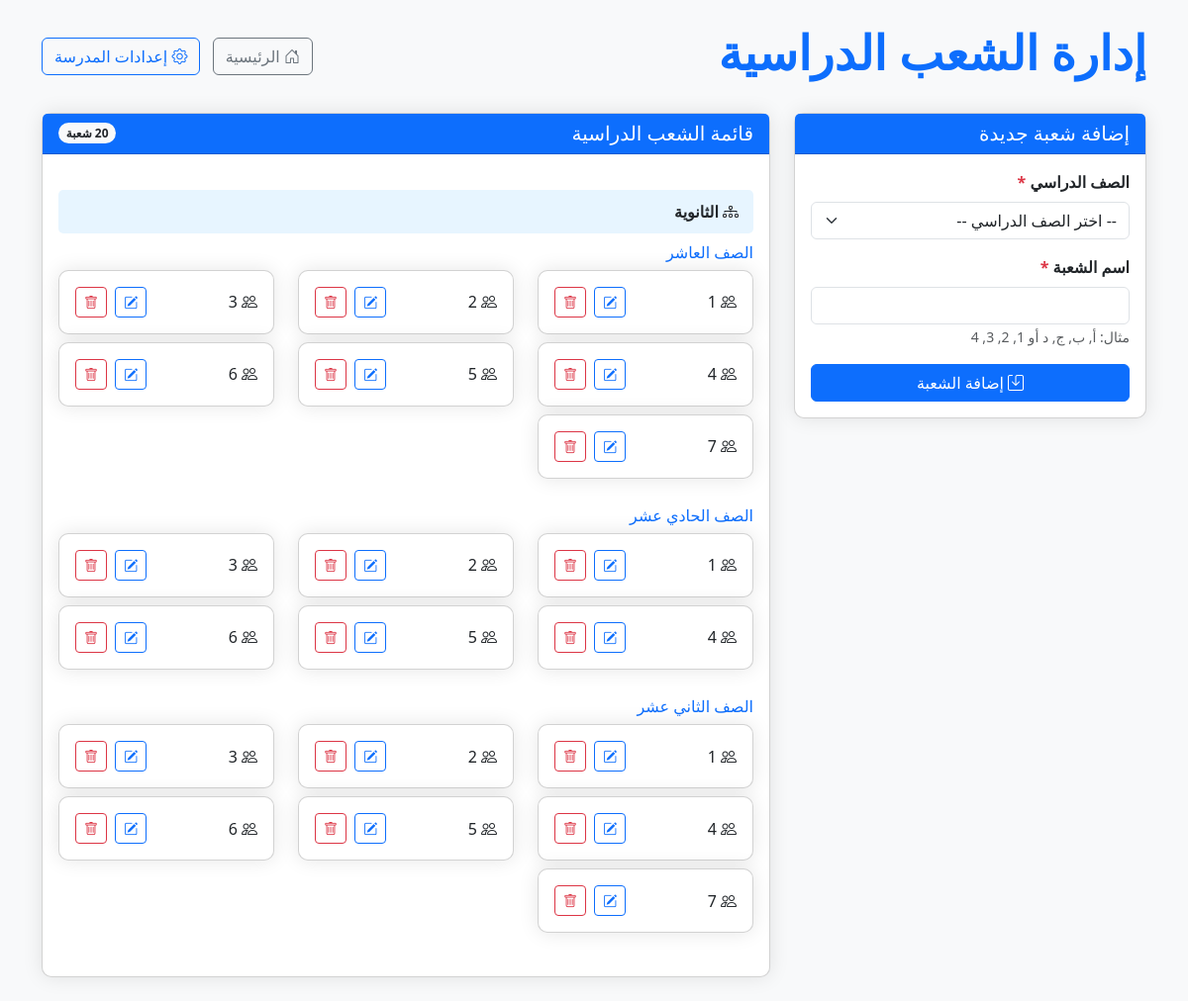
The page /sections_management.php (signed in) on the database its author committed.
### tables this page shows
CREATE TABLE `sections` (
  `id` int NOT NULL,
  `name` varchar(255) NOT NULL,
  `grade_id` int NOT NULL,
  `school_id` int NOT NULL,
  `created_at` timestamp NULL DEFAULT CURRENT_TIMESTAMP,
  `updated_at` timestamp NULL DEFAULT CURRENT_TIMESTAMP ON UPDATE CURRENT_TIMESTAMP
);

### includes/db_connection.php (called while the page is built, shortened)
<?php
$dsn = "mysql:host=" . DB_HOST . ";dbname=" . DB_NAME . ";charset=" . DB_CHARSET;
$options = [
    PDO::ATTR_ERRMODE            => PDO::ERRMODE_EXCEPTION,
    PDO::ATTR_DEFAULT_FETCH_MODE => PDO::FETCH_ASSOC,
    PDO::ATTR_EMULATE_PREPARES   => false,
];
try {
    $pdo = new PDO($dsn, DB_USER, DB_PASS, $options);
    $pdo->exec("SET NAMES utf8mb4");
    $pdo->exec("SET CHARACTER SET utf8mb4");
    $pdo->exec("SET collation_connection = utf8mb4_unicode_ci");
} catch (PDOException $e) {
    die("فشل الاتصال بقاعدة البيانات: " . $e->getMessage());
}
function query($sql, $params = []) {
    global $pdo;
    $stmt = $pdo->prepare($sql);
    $stmt->execute($params);
    return $stmt->fetchAll();
}
function query_row($sql, $params = []) {
    global $pdo;
    $stmt = $pdo->prepare($sql);
    $stmt->execute($params);
    return $stmt->fetch();
}

### sections_management.php (the view, shortened to what this page needs)
<?php
require_once 'includes/db_connection.php';
$school = query_row("SELECT id FROM schools LIMIT 1");
$school_id = $school['id'];
$section_id = 0;
$section_name = '';
$grade_name = '';
$sections = query("SELECT s.id, s.name, g.name AS grade_name, e.name AS level_name
                  FROM sections s
                  JOIN grades g ON s.grade_id = g.id
                  JOIN educational_levels e ON g.level_id = e.id
                  WHERE s.school_id = ?
                  ORDER BY e.id, g.id, s.name", [$school_id]);
?>
<!DOCTYPE html>
<html lang="ar" dir="rtl">
<head>
    <link rel="stylesheet" href="https://cdn.jsdelivr.net/npm/bootstrap@5.3.0/dist/css/bootstrap.rtl.min.css">
    <link rel="stylesheet" href="https://cdn.jsdelivr.net/npm/bootstrap-icons@1.10.0/font/bootstrap-icons.css">
</head>
<body>
    <div class="container py-4">
        <div class="d-flex justify-content-between align-items-center mb-4">
            <h1 class="display-5 fw-bold text-primary">إدارة الشعب الدراسية</h1>
            <div>
                <a href="index.php" class="btn btn-outline-secondary me-2">
                    <i class="bi bi-house-door"></i> الرئيسية
                </a>
                <a href="school_settings.php" class="btn btn-outline-primary">
                    <i class="bi bi-gear"></i> إعدادات المدرسة
                </a>
            </div>
        </div>
        <div class="row">
            <div class="col-md-4 mb-4">
                <div class="card">
                    <div class="card-header bg-primary text-white">
                        <h5 class="mb-0">
                            <?php echo $section_id > 0 ? 'تعديل الشعبة' : 'إضافة شعبة جديدة'; ?>
                        </h5>
                    </div>
                    <div class="card-body">
                        <form method="post">
                            <div class="mb-3">
                                <label for="grade_id" class="form-label">الصف الدراسي <span class="text-danger">*</span></label>
                                <select class="form-select" id="grade_id" name="grade_id" required>
                                    <option value="">-- اختر الصف الدراسي --</option>
                                </select>
                            </div>
                            <div class="mb-3">
                                <label for="section_name" class="form-label">اسم الشعبة <span class="text-danger">*</span></label>
                                <input type="text" class="form-control" id="section_name" name="section_name" value="<?php echo $section_name; ?>" required>
                                <small class="text-muted">مثال: أ, ب, ج, د أو 1, 2, 3, 4</small>
                            </div>
                            <div class="d-grid gap-2">
                                <button type="submit" class="btn btn-primary">
                                    <i class="bi bi-save"></i>
                                    <?php echo $section_id > 0 ? 'تحديث الشعبة' : 'إضافة الشعبة'; ?>
                                </button>
                            </div>
                        </form>
                    </div>
                </div>
            </div>
            <div class="col-md-8">
                <div class="card">
                    <div class="card-header bg-primary text-white d-flex justify-content-between align-items-center">
                        <h5 class="mb-0">قائمة الشعب الدراسية</h5>
                        <span class="badge bg-light text-dark rounded-pill"><?php echo count($sections); ?> شعبة</span>
                    </div>
                    <div class="card-body">
                        <?php if (empty($sections)): ?>
                            <div class="alert alert-info">
                                لا توجد شعب دراسية مسجلة. يرجى إضافة شعبة جديدة.
                            </div>
                        <?php else: ?>
                            <?php
                            $organized_sections = [];
                            $current_level = '';
                            $current_grade = '';
                            foreach ($sections as $section) {
                                if ($section['level_name'] != $current_level) {
                                    $current_level = $section['level_name'];
                                    $organized_sections[$current_level] = [];
                                }
                                if ($section['grade_name'] != $current_grade) {
                                    $current_grade = $section['grade_name'];
                                    $organized_sections[$current_level][$current_grade] = [];
                                }
                                $organized_sections[$current_level][$current_grade][] = $section;
                            }
                            foreach ($organized_sections as $level_name => $grades):
                            ?>
                                <div class="level-header">
                                    <i class="bi bi-diagram-3"></i> <?php echo $level_name; ?>
                                </div>
                                <?php foreach ($grades as $grade_name => $grade_sections): ?>
                                    <div class="section-group">
                                        <h6 class="text-primary mb-2"><?php echo $grade_name; ?></h6>
                                        <div class="row">
                                            <?php foreach ($grade_sections as $section): ?>
                                                <div class="col-md-4 mb-2">
                                                    <div class="card h-100">
                                                        <div class="card-body p-3 d-flex justify-content-between align-items-center">
                                                            <span><i class="bi bi-people"></i> <?php echo htmlspecialchars($section['name']); ?></span>
                                                            <div>
                                                                <a href="sections_management.php?edit_id=<?php echo $section['id']; ?>" class="btn btn-sm btn-outline-primary me-1">
                                                                    <i class="bi bi-pencil-square"></i>
                                                                </a>
                                                                <a href="#" onclick="confirmDelete(<?php echo $section['id']; ?>, '<?php echo htmlspecialchars($section['name']); ?>')" class="btn btn-sm btn-outline-danger">
                                                                    <i class="bi bi-trash"></i>
                                                                </a>
                                                            </div>
                                                        </div>
                                                    </div>
                                                </div>
                                            <?php endforeach; ?>
                                        </div>
                                    </div>
                                <?php endforeach; ?>
                            <?php endforeach; ?>
                        <?php endif; ?>
                    </div>
                </div>
            </div>
        </div>
    </div>
</body>
</html>

### sections_management.php (style rules this page uses)
body { background-color: #f8f9fa; }
.card { border-radius: 10px; box-shadow: 0 0 20px rgba(0, 0, 0, 0.1); }
.form-label { font-weight: 600; }
.level-header { background-color: #e7f5ff; padding: 10px 15px; border-radius: 5px; margin-top: 20px; margin-bottom: 10px; font-weight: bold; }
.section-group { margin-bottom: 20px; }

### rows shown on the page
sections: name "1"
sections: name "2"
sections: name "3"
sections: name "4"
sections: name "5"
sections: name "6"
sections: name "7"
sections: name "1"
sections: name "2"
sections: name "3"
sections: name "4"
sections: name "5"
sections: name "6"
sections: name "1"
sections: name "2"
sections: name "3"
sections: name "4"
sections: name "5"
sections: name "6"
sections: name "7"

### other values the page prints
count($sections) "20"
$level_name "الثانوية"
$grade_name "الصف العاشر"
$grade_name "الصف الحادي عشر"
$grade_name "الصف الثاني عشر"
